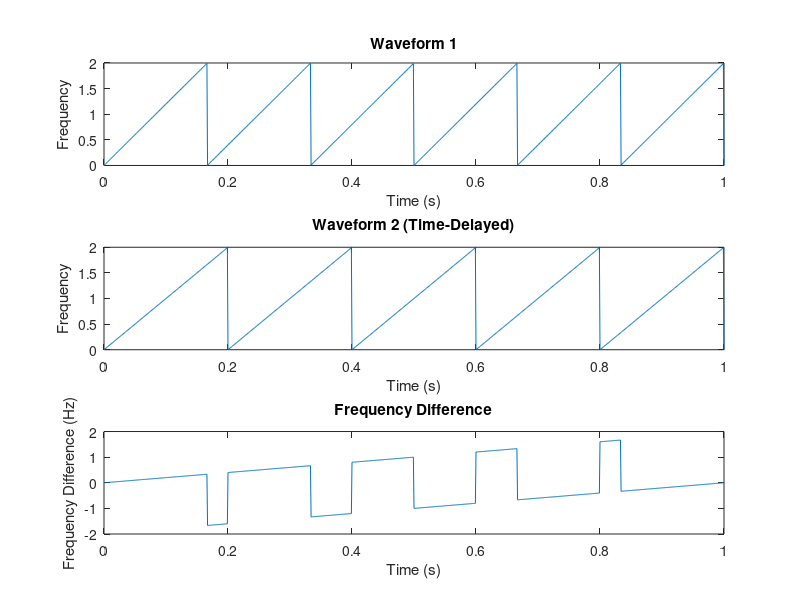

The MATLAB script that drew this image:
% Define parameters
fs = 1000;          % Sampling frequency (Hz)
t = 0:1/fs:1;       % Time vector (0 to 1 second)
freq1 = 6;          % Frequency of the first ramp waveform (Hz)
freq2 = 5;          % Frequency of the second ramp waveform (Hz)
delay = 0.01;        % Time delay between the two waveforms (seconds)

% Generate the first ramp waveform
waveform1 = sawtooth(2*pi*freq1*t) + 1;

% Generate the second ramp waveform with time delay
waveform2 = sawtooth(2*pi*freq2*(t)) + 1;

% Calculate the instantaneous frequency of both waveforms
%instantaneous_freq1 = diff(unwrap(angle(hilbert(waveform1)))) / (2*pi);
%instantaneous_freq2 = diff(unwrap(angle(hilbert(waveform2)))) / (2*pi);

frequency_difference = waveform1 - waveform2;

% Calculate the frequency difference
%frequency_difference = instantaneous_freq2 - instantaneous_freq1;

% Plot the results
subplot(3,1,1);
plot(t, waveform1);
title('Waveform 1');
xlabel('Time (s)');
ylabel('Frequency');

subplot(3,1,2);
plot(t, waveform2);
title('Waveform 2 (Time-Delayed)');
xlabel('Time (s)');
ylabel('Frequency');

subplot(3,1,3);
plot(t, frequency_difference);
title('Frequency Difference');
xlabel('Time (s)');
ylabel('Frequency Difference (Hz)');
